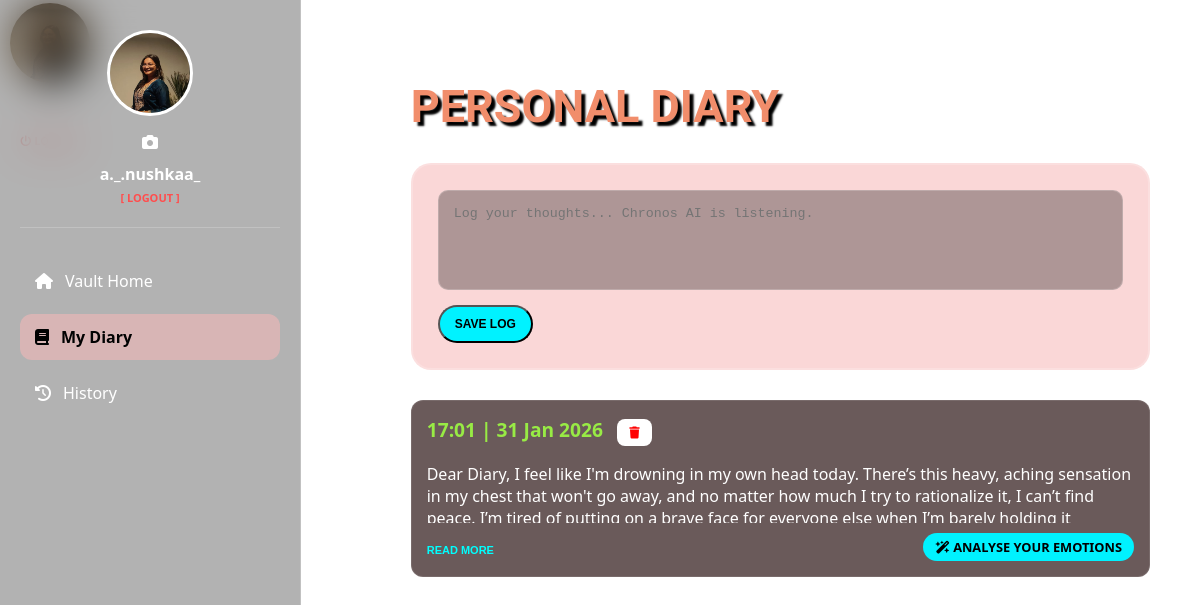
Screenshot of /diary (signed in) with the database file from the repository.
### app.py (models this page shows)
class User(UserMixin, db.Model):
    id = db.Column(db.Integer, primary_key=True)
    username = db.Column(db.String(50), unique=True, nullable=False)
    password = db.Column(db.String(200), nullable=False)
    profile_pic = db.Column(db.String(200), nullable=True, default='default_avatar.png')
    capsules = db.relationship('Capsule', backref='owner', lazy=True)
    diary_entries = db.relationship('DiaryEntry', backref='owner', lazy=True)

class DiaryEntry(db.Model):
    id = db.Column(db.Integer, primary_key=True)
    content = db.Column(db.Text, nullable=False)
    date_posted = db.Column(db.DateTime, default=lambda: datetime.now(timezone.utc))
    user_id = db.Column(db.Integer, db.ForeignKey('user.id'), nullable=False)

### app.py (the view, shortened to what this page needs)
@app.route('/diary', methods=['GET', 'POST'])
@login_required
def diary():
    entries = DiaryEntry.query.filter_by(user_id=current_user.id).order_by(DiaryEntry.date_posted.desc()).all()
    return render_template('index.html', entries=entries, active_page='diary')

### app.py (called while the page is built)
@login_manager.user_loader
def load_user(user_id):
    return User.query.get(int(user_id))

### templates/index.html (shortened to what this page needs)
<!DOCTYPE html>
<html lang="en">
<head>
    <link rel="stylesheet" href="https://cdnjs.cloudflare.com/ajax/libs/font-awesome/6.4.2/css/all.min.css">
    <link rel="stylesheet" href="{{ url_for('static', filename='css/style.css') }}">
</head>
<body>
    <div class="profile-box mobile-only">
        <img src="{{ url_for('static', filename='profile_pics/' + current_user.profile_pic) if current_user.profile_pic else 'https://cdn-icons-png.flaticon.com/512/3135/3135715.png' }}" class="profile-img">
        <div style="font-weight: bold; margin-bottom: 5px;">{{ current_user.username }}</div>
        <a href="/logout" class="logout-link">
            <i class="fa-solid fa-power-off"></i> LOGOUT
        </a>
    </div>
    <div class="sidebar">
        <div class="profile-box">
            <label for="photo-input" style="cursor: pointer; position: relative; display: inline-block;">
                <img src="{{ url_for('static', filename='profile_pics/' + current_user.profile_pic) if current_user.profile_pic else 'https://cdn-icons-png.flaticon.com/512/3135/3135715.png' }}"
                     class="profile-img"
                     style="object-fit: cover;">
                <div class="camera-icon">
                    <i class="fa-solid fa-camera"></i>
                </div>
            </label>
            <div style="font-weight: bold; margin-top: 10px;">{{ current_user.username }}</div>
            <a href="/logout" class="logout-link">[ LOGOUT ]</a>
        </div>
        <nav class="nav-links">
            <a href="/" class="{{ 'active' if active_page == 'home' }}"><i class="fa-solid fa-house"></i> Vault Home</a>
            <a href="/diary" class="{{ 'active' if active_page == 'diary' }}"><i class="fa-solid fa-book"></i> My Diary</a>
            <a href="/history" class="{{ 'active' if active_page == 'history' }}"><i class="fa-solid fa-clock-rotate-left"></i> History</a>
        </nav>
    </div>
    <div class="main-content">
        <div class="main-layout">
            <div class="content-area">
                {% if active_page == 'home' %}
                    <h1>CHRONOS VAULT</h1>
                    <div class="input-card">
                        <form action="/bury" method="POST">
                            <textarea name="message" placeholder="Seal a thought for the future..." required></textarea>
                            <div class="input-row">
                                <input type="date" name="unlock_date" required>
                                <button type="submit" class="save-btn">SEAL</button>
                            </div>
                        </form>
                    </div>
                    <h3 class="section-title">PENDING TRANSMISSIONS</h3>
                    <div class="list">
                        {% for capsule in capsules %}
                            <div class="capsule-item">
                                <div>
                                    <small class="unlock-date">Unlocks: {{ capsule.unlock_date.strftime('%d %b %Y') }}</small>
                                    <div class="encrypted-tag"><i class="fa-solid fa-lock"></i> Encrypted</div>
                                </div>
                                <a href="{{ url_for('delete', id=capsule.id) }}" class="delete-btn">Remove</a>
                            </div>
                        {% endfor %}
                    </div>
              {% elif active_page == 'diary' %}
    <h1>PERSONAL DIARY</h1>
    <div class="input-card">
        <form action="/diary" method="POST">
            <textarea name="content" placeholder="Log your thoughts... Chronos AI is listening." required style="height: 100px;"></textarea>
            <button type="submit"  class="save-btn">SAVE LOG</button>
        </form>
    </div>
{% for entry in entries %}
<div class="diary-entry">
    <div class="diary-header">
      <small class="date"> <b> {{ entry.date_posted.strftime('%H:%M | %d %b %Y') }}</b></small>
        <a href="{{ url_for('delete_diary', id=entry.id) }}" class="delete-btn"><i class="fa-solid fa-trash"></i></a>
    </div>
    <div class="reveal-text" id="content-{{ entry.id }}">
        {{ entry.content }}
    </div>
    <div class="diary-actions-footer" style="display: flex; justify-content: space-between; align-items: center; margin-top: 10px;">
        <button class="read-more-btn" onclick="toggleExpand('{{ entry.id }}', this)">READ MORE</button>
        <a href="{{ url_for('analyze_entry', id=entry.id) }}" class="ai-sync-btn" style="text-decoration: none; color: #00ffff; font-weight: bold; font-size: 0.8rem;">
            <i class="fa-solid fa-wand-magic-sparkles"></i> ANALYSE YOUR EMOTIONS
        </a>
    </div>
</div>
{% endfor %}
                {% endif %}
            </div>
        </div>
    </div>
</body>
</html>

### static/css/style.css (style rules this page uses)
:root { --accent: #010202; --bg: #0a0b10; --glass-pink: #f6b7b78e; --border: rgba(255, 255, 255, 0.2); --sidebar-width: 260px; }
body { margin: 0; padding: 0; display: flex; min-height: 100vh; background-image: url('https://img.freepik.com/free-vector/papercut-colorful-layers-3d-color-texture-background_1035-13964.jpg'); background-attachment: fixed; background-size: 120% 120%; background-position: center; transition: background-position 0.2s ease-out; font-family: 'Segoe UI', sans-serif; color: white; overflow-x: hidden; }
body::before { filter: blur(10px); }
.sidebar { width: var(--sidebar-width); background: rgba(0, 0, 0, 0.3); backdrop-filter: blur(20px); border-right: 1px solid var(--border); height: 100vh; position: fixed; display: flex; flex-direction: column; padding: 30px 20px; z-index: 100; }
.profile-box { text-align: center; margin-bottom: 30px; border-bottom: 1px solid var(--border); padding-bottom: 20px; }
.profile-img { width: 80px; height: 80px; border-radius: 50%; border: 3px solid white; margin-bottom: 10px; }
.nav-links a { text-decoration: none; color: #fff; padding: 12px 15px; border-radius: 12px; transition: 0.3s; display: flex; align-items: center; gap: 12px; margin-bottom: 10px; }
.nav-links a:hover, .nav-links a.active { background: var(--glass-pink); color: var(--accent); font-weight: bold; }
.main-content { flex: 1; margin-left: var(--sidebar-width); padding: 50px; }
.main-layout { display: flex; max-width: 1200px; margin: 0 auto; gap: 30px; align-items: flex-start; }
.content-area { flex: 2; min-width: 0; }
h1 { font-family: "Goldman"; font-size: 45px; color: #f18d6b; text-shadow: 4px 4px 2px #000; margin-bottom: 30px; }
.input-card { background: var(--glass-pink); backdrop-filter: blur(10px); border: 2px solid var(--border); border-radius: 20px; padding: 25px; margin-bottom: 30px; }
textarea { width: 100%; background: rgba(0,0,0,0.3); border: 1px solid var(--border); border-radius: 10px; color: white; padding: 15px; box-sizing: border-box; resize: none; outline: none; }
.diary-entry { background: rgba(40, 16, 16, 0.691); border-radius: 12px; padding: 15px; margin-bottom: 15px; border: 1px solid rgba(255, 255, 255, 0.1); }
.reveal-text { max-height: 60px; overflow: hidden; transition: max-height 0.5s ease; position: relative; margin-top: 20px; }
.read-more-btn { background: none; border: none; color: #00ffff; font-size: 11px; cursor: pointer; padding: 5px 0; font-weight: bold; text-transform: uppercase; }
.delete-btn { background: white; color: red; padding: 5px 12px; border-radius: 8px; text-decoration: none; font-size: 12px; font-weight: bold; margin-left: 10px; margin-top: 10px; }
.ai-sync-btn { background: #00f2ff; color: black !important; padding: 5px 12px; border-radius: 20px; font-size: 10px; font-weight: bold; text-decoration: none; transition: 0.3s; }
.read-more-btn { background: none; border: none; color: #00ffff; font-size: 11px; cursor: pointer; font-weight: bold; text-transform: uppercase; margin-top: 5px; }
.logout-link { text-decoration: none; color: #ff4d4d; font-size: 11px; font-weight: bold; }
.date { font-size: 1.2rem; color: #98eb45; }
.save-btn { background: #00f2ff; color: black !important; padding: 10px 15px; border-radius: 20px; font-size: 12px; font-weight: bold; text-decoration: none; transition: 0.3s; margin-top: 10px; }

### rows the page displays
User: profile_pic (picture), username "a._.nushkaa_"
DiaryEntry: date_posted "17:01 | 31 Jan 2026", content "Dear Diary, I feel like I'm drowning in my own head today. There’s this heavy, aching sensation in my chest that won't go away, and no matter how much I try to rationalize it, I can’t find…"
